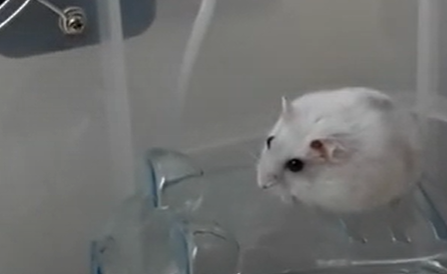
#> input picture 9.png, 447 x 274 px, found by its file name
$ jupyter execute 'basic function.ipynb'   (shell and % lines are left out)   (older library calls are emulated)
#> lines starting #> are read from the running program, lines starting #| are printed output that depends on the picture
[cell 1]
from functools import reduce
from PIL import Image
import cv2
from PIL import Image, ImageFilter
import numpy as np

def phash(img):
    """
    :param img: 圖片
    :return: 返回圖片的局部hash值
    """
    img = img.resize((8, 8), Image.ANTIALIAS).convert('L')
    avg = reduce(lambda x, y: x + y, img.getdata()) / 64.
    hash_value=reduce(lambda x, y: x | (y[1] << y[0]), enumerate(map(lambda i: 0 if i < avg else 1, img.getdata())), 0)
    print(hash_value)
    return hash_value

# 計算漢明距離:
def hamming_distance(a, b):
    """
    :param a: 圖片1的hash值
    :param b: 圖片2的hash值
    :return: 返回兩個圖片hash值的漢明距離
    """
    hm_distance=bin(a ^ b).count('1')
    print(hm_distance)
    return hm_distance


# 計算兩個圖片是否相似:
def is_imgs_similar(img1,img2):
    """
    :param img1: 圖片1
    :param img2: 圖片2
    :return:  True 圖片相似  False 圖片不相似
    """
    return True if hamming_distance(phash(img1),phash(img2)) <= 5 else False

def blur(n,img):
    out_img = img.filter(ImageFilter.BoxBlur(n))
    return out_img


if __name__ == '__main__':

    # 讀取圖片
    img1 = Image.open("9.png")
#> img1 is the input picture: PIL image 447x274 RGBA; mean R, G, B, A 110.9, 111.7, 110.5, 255
    img2 = Image.open("4.png")
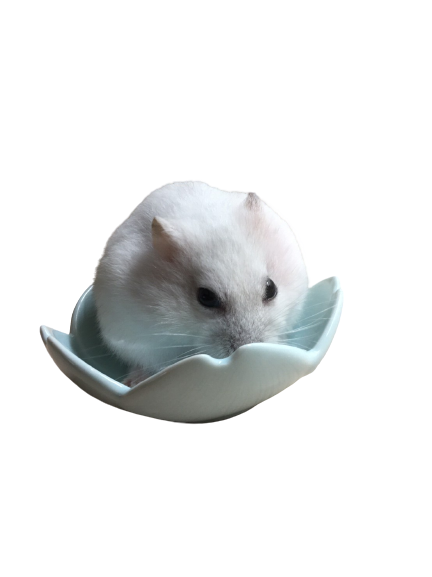
#> input picture 4.png, 432 x 577 px, found by its file name
#> img2 is the input picture: PIL image 432x577 RGBA; mean R, G, B, A 28.9, 30.2, 30.4, 50.4
    img1.show()
    #img2.show()

    img1_resized = img1.resize((128, 128))
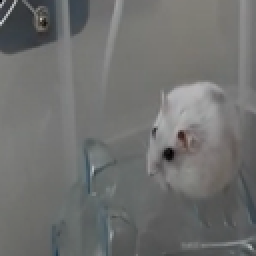
#> img1_resized: PIL image 128x128 RGBA (shown 2 times larger); mean R, G, B, A 110.9, 111.7, 110.5, 255
    img1_resized.show()

    img1_rotate = img1.rotate(45)
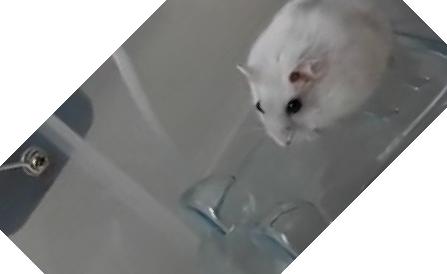
#> img1_rotate: PIL image 447x274 RGBA; mean R, G, B, A 83.4, 84, 83.3, 193.2; transparent parts drawn white
    img1_rotate.show()

    img1_transpose = img1.transpose(Image.FLIP_LEFT_RIGHT)
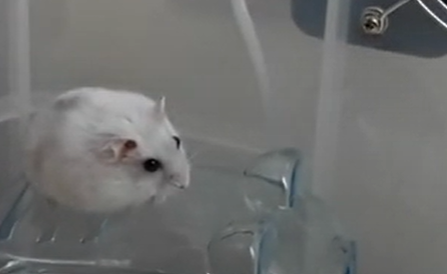
#> img1_transpose: PIL image 447x274 RGBA; mean R, G, B, A 110.9, 111.7, 110.5, 255
    img1_transpose.show()

    img1_blur1 = blur(10,img1)
#> in blur, `out_img = img.filter(ImageFilter.BoxBlur(n))`:
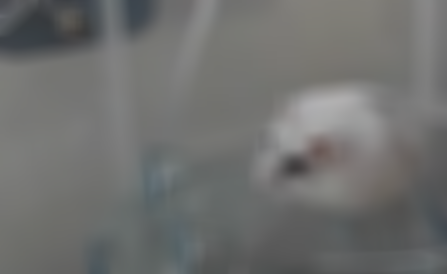
#> out_img: PIL image 447x274 RGBA; mean R, G, B, A 110.9, 111.7, 110.5, 255
    img1_blur2 = blur(5,img1)
    img1_blur1.show()
    img1_blur2.show()
    # 比較圖片相似度
    result=is_imgs_similar(img1, img2)
#> in phash, `avg = reduce(lambda x, y: x + y, img.getdata()) / 64.`: avg = 111.4
#> in phash, `hash_value=reduce(lambda x, y: x | (y[1] << y[0]), enumerate(map(lambd..`: hash_value = 390842023935224
#| 390842023935224
#| 3458972836893098044
#> in hamming_distance, `hm_distance=bin(a ^ b).count('1')`: hm_distance = 21
#| 21
#> result = False

    print(result)
#| False
    """
    img = cv2.imread('12.png')
    img_gray = cv2.cvtColor(img, cv2.COLOR_BGR2GRAY); # 轉換前，都先將圖片轉換成灰階色彩
    ret, output1 = cv2.threshold(img_gray, 127, 255, cv2.THRESH_BINARY)     # 如果大於 127 就等於 255，反之等於 0。
    ret, output2 = cv2.threshold(img_gray, 127, 255, cv2.THRESH_BINARY_INV) # 如果大於 127 就等於 0，反之等於 255。
    ret, output3 = cv2.threshold(img_gray, 127, 255, cv2.THRESH_TRUNC)      # 如果大於 127 就等於 127，反之數值不變。
    ret, output4 = cv2.threshold(img_gray, 127, 255, cv2.THRESH_TOZERO)     # 如果大於 127 數值不變，反之數值等於 0。
    ret, output5 = cv2.threshold(img_gray, 127, 255, cv2.THRESH_TOZERO_INV) # 如果大於 127 等於 0，反之數值不變。

    cv2.imshow('原圖', img)
    cv2.imshow('gray1', output1)
    cv2.imshow('gray2', output2)
    cv2.imshow('gray3', output3)
    cv2.imshow('gray4', output4)
    cv2.imshow('gray5', output5)
    cv2.waitKey(0)    # 按下任意鍵停止
    cv2.destroyAllWindows()

    """


    img2 = cv2.imread('11.png')
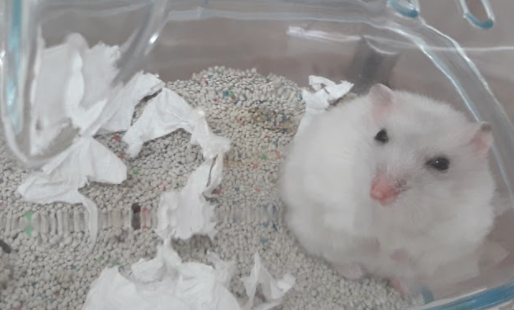
#> input picture 11.png, 514 x 310 px, found by its file name
#> img2 is the input picture: shape (310, 514, 3); mean B, G, R 153.7, 154.4, 155.8
    norm_img = np.zeros((800,800))
    final_img = cv2.normalize(img2,  norm_img, 0, 255, cv2.NORM_MINMAX)
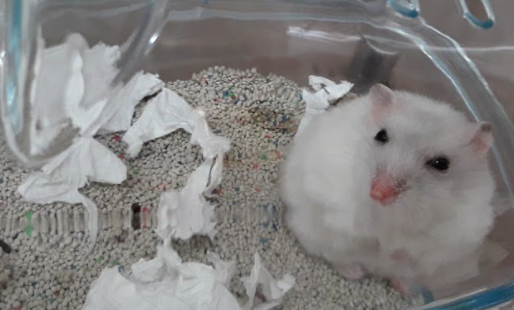
#> final_img: shape (310, 514, 3); mean B, G, R 129.6, 130.5, 132.2
    cv2.imshow('原圖2', img2)
    cv2.imshow('Normalized Image', final_img)
    cv2.imwrite('11_normalized.png', final_img)
    cv2.waitKey(0)
    cv2.destroyAllWindows()
